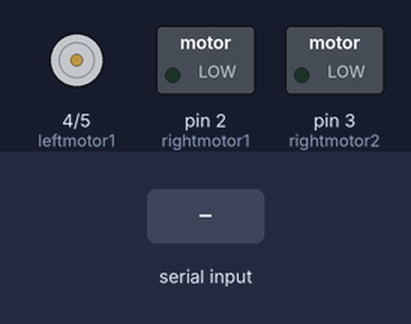
Bench run of a sketch on a simulated Arduino Uno, built with avr-gcc and run on an emulated ATmega328P. Parts: motor-driver pin pairs drawn as motors (green arrow = first pin HIGH = forward, orange = second pin HIGH = backward, longer = more drive), switched loads named in the sketch (green lamp = pin HIGH). The test bench sets the inputs (shaded band).

Above: at 1.2 s.
1.3 s: "U" received over Serial
At 1.51 s:
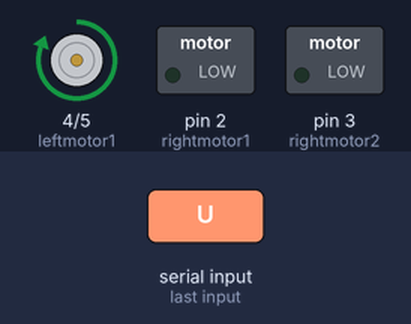
4.3 s: "D" received over Serial
7.3 s: "S" received over Serial
At 7.3 s:
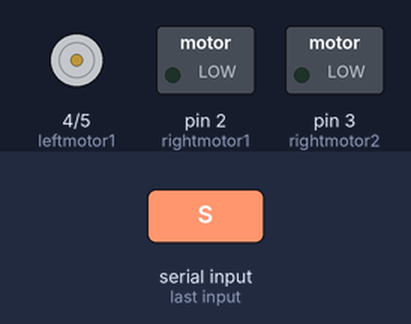
Timing chart, 0 to 10.3 s (numbered marks = the images above; inputs shaded):
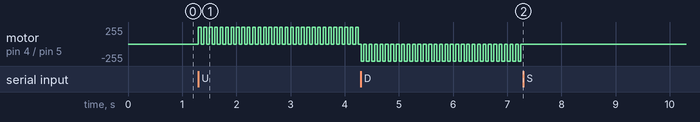

The sketch:

bridge.ino
```cpp
//int x = 2000;
//sheild 2


//motor pins
// pin at PWM for digitalWrite
const int leftmotor1 = 4;//6 // forward pin left
const int leftmotor2 = 5;//2
const int rightmotor1 = 2;//4 // forward pin right
const int rightmotor2 = 3;//3


char incByte;
void setup()
{
 Serial.begin(9600);
 //define motor pins
 pinMode(leftmotor1,OUTPUT);
 pinMode(leftmotor2,OUTPUT);
 pinMode(rightmotor1,OUTPUT);
 pinMode(rightmotor2,OUTPUT);


}

void loop()
{

   if(Serial.available()>0)
   {

    incByte = Serial.read();

   }


  //Serial.println(incByte);

  //conditions from android device

 if(incByte == 'U')
 {
  digitalWrite(4, HIGH);
  digitalWrite(5, LOW);
  delay(50);
  digitalWrite(4, LOW);
  digitalWrite(5, LOW);
  delay(50);
 }

 if(incByte == 'D')
 {
  digitalWrite(5, HIGH);
  digitalWrite(4, LOW);
  delay(50);
  digitalWrite(5, LOW);
  digitalWrite(4, LOW);
  delay(50);
 }

 if(incByte == 'S')
 {
  digitalWrite(5, LOW);
  digitalWrite(4, LOW);
  delay(50);
  digitalWrite(5, LOW);
  digitalWrite(4, LOW);
  delay(50);
 }

}
```

Measured:
- after the input at 1.3 s, motor on pin 4 (leftmotor1) / pin 5 (leftmotor2): alternates forward 255/255 for 0.05 s and stopped for 0.05 s, starting at once
- after the input at 7.3 s, motor on pin 4 (leftmotor1) / pin 5 (leftmotor2): stops changing and stays stopped
